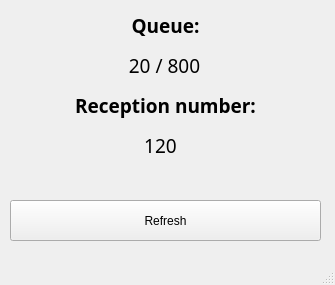
<?xml version="1.0" encoding="UTF-8"?>
<ui version="4.0">
 <class>Receipt</class>
 <widget class="QMainWindow" name="Receipt">
  <property name="geometry">
   <rect>
    <x>0</x>
    <y>0</y>
    <width>335</width>
    <height>285</height>
   </rect>
  </property>
  <property name="windowTitle">
   <string>Receipt</string>
  </property>
  <widget class="QWidget" name="centralwidget">
   <widget class="QLabel" name="label_6">
    <property name="geometry">
     <rect>
      <x>10</x>
      <y>110</y>
      <width>311</width>
      <height>131</height>
     </rect>
    </property>
    <property name="font">
     <font>
      <family>Forte</family>
      <pointsize>14</pointsize>
     </font>
    </property>
    <property name="text">
     <string/>
    </property>
    <property name="pixmap">
     <pixmap resource="../Resource.qrc">:/Images/Images/splitter01.png</pixmap>
    </property>
    <property name="scaledContents">
     <bool>true</bool>
    </property>
    <property name="alignment">
     <set>Qt::AlignCenter</set>
    </property>
   </widget>
   <widget class="QLabel" name="label">
    <property name="geometry">
     <rect>
      <x>20</x>
      <y>10</y>
      <width>291</width>
      <height>31</height>
     </rect>
    </property>
    <property name="font">
     <font>
      <family>Arial Black</family>
      <pointsize>14</pointsize>
      <weight>75</weight>
      <bold>true</bold>
     </font>
    </property>
    <property name="text">
     <string>Queue:</string>
    </property>
    <property name="alignment">
     <set>Qt::AlignCenter</set>
    </property>
   </widget>
   <widget class="QLabel" name="lblTurnQueue">
    <property name="geometry">
     <rect>
      <x>14</x>
      <y>50</y>
      <width>301</width>
      <height>31</height>
     </rect>
    </property>
    <property name="font">
     <font>
      <family>Forte</family>
      <pointsize>14</pointsize>
     </font>
    </property>
    <property name="text">
     <string>20 / 800</string>
    </property>
    <property name="alignment">
     <set>Qt::AlignCenter</set>
    </property>
   </widget>
   <widget class="QLabel" name="label_3">
    <property name="geometry">
     <rect>
      <x>20</x>
      <y>90</y>
      <width>291</width>
      <height>31</height>
     </rect>
    </property>
    <property name="font">
     <font>
      <family>Arial Black</family>
      <pointsize>14</pointsize>
      <weight>75</weight>
      <bold>true</bold>
     </font>
    </property>
    <property name="text">
     <string>Reception number:</string>
    </property>
    <property name="alignment">
     <set>Qt::AlignCenter</set>
    </property>
   </widget>
   <widget class="QLabel" name="lblPlace">
    <property name="geometry">
     <rect>
      <x>10</x>
      <y>130</y>
      <width>301</width>
      <height>31</height>
     </rect>
    </property>
    <property name="font">
     <font>
      <family>Forte</family>
      <pointsize>14</pointsize>
     </font>
    </property>
    <property name="text">
     <string>120</string>
    </property>
    <property name="alignment">
     <set>Qt::AlignCenter</set>
    </property>
   </widget>
   <widget class="QPushButton" name="btnRefresh">
    <property name="geometry">
     <rect>
      <x>10</x>
      <y>200</y>
      <width>311</width>
      <height>41</height>
     </rect>
    </property>
    <property name="text">
     <string>Refresh</string>
    </property>
   </widget>
  </widget>
  <widget class="QMenuBar" name="menubar">
   <property name="geometry">
    <rect>
     <x>0</x>
     <y>0</y>
     <width>335</width>
     <height>22</height>
    </rect>
   </property>
  </widget>
  <widget class="QStatusBar" name="statusbar"/>
 </widget>
 <resources>
  <include location="../Resource.qrc"/>
 </resources>
 <connections/>
</ui>
